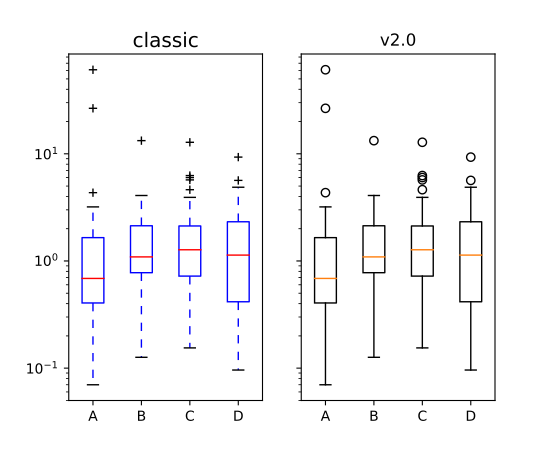

Source code (Python):
import numpy as np
import matplotlib.pyplot as plt

data = np.random.lognormal(size=(37, 4))
fig, (old, new) = plt.subplots(ncols=2, sharey=True)
with plt.style.context('default'):
    new.boxplot(data, labels=['A', 'B', 'C', 'D'])
    new.set_title('v2.0')

with plt.style.context('classic'):
    old.boxplot(data, labels=['A', 'B', 'C', 'D'])
    old.set_title('classic')

new.set_yscale('log')
old.set_yscale('log')
